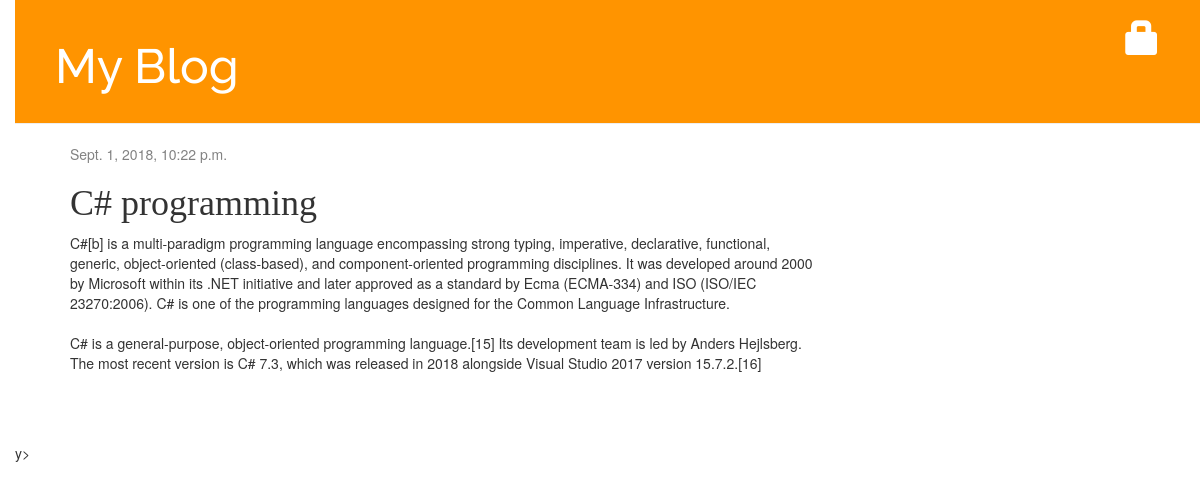
The app's page /post/1/ with its own data.
### blog/models.py (models this page shows, shortened)
class Post(models.Model):
    author = models.ForeignKey('auth.User', on_delete=models.CASCADE)
    title = models.CharField(max_length=200)
    text = models.TextField()
    created_date = models.DateTimeField(
            default=timezone.now)
    published_date = models.DateTimeField(
            blank=True, null=True)

### blog/views.py (the view)
# urls.py: path('post/<int:pk>/', views.post_detail, name='post_detail'),
def post_detail(request, pk):
    post = get_object_or_404(Post, pk=pk)
    return render(request, 'blog/post_detail.html', {'post': post})

### blog/templates/blog/post_detail.html (shortened to what this page needs)
{% extends 'blog/base.html' %}
{% block content %}
<div class="post">
	{% if post.published_date %}
	<div class="date">
		{{ post.published_date }}
	</div>
	{% else %}
	<a class="btn btn-default" href="{% url 'post_publish' pk=post.pk %}">Publish</a>
	{% endif %}
	<h1>{{ post.title }}</h1>
	<p>{{ post.text|linebreaksbr }}</p>
</div>
{% endblock %}

### blog/static/css/blog.css (style rules this page uses)
body { padding-left: 15px; }
h1, h2, h3, h4 { font-family: 'Lobster', cursive; }
.date { color: #828282; }
.post { margin-bottom: 70px; }

### records on screen
Post: published_date "Sept. 1, 2018, 10:22 p.m.", title "C# programming", text "C#[b] is a multi-paradigm programming language encompassing strong typing, imperative, declarative, functional, generic, object-oriented (class-based), and component-oriented programming disciplines. It was developed around 2000 by Microsoft within its .NET initiative and later approved as a standard by Ecma (ECMA-334) and ISO (ISO/IEC 23270:2006). C# is one of the programming languages designed for the Common Language Infrastructure. C# is a general-purpose, object-oriented programming language.[15] Its development team is led by Anders Hejlsberg. The most recent version is C# 7.3, which was released in 2018 alongside Visual Studio 2017 version 15.7.2.[16]"
